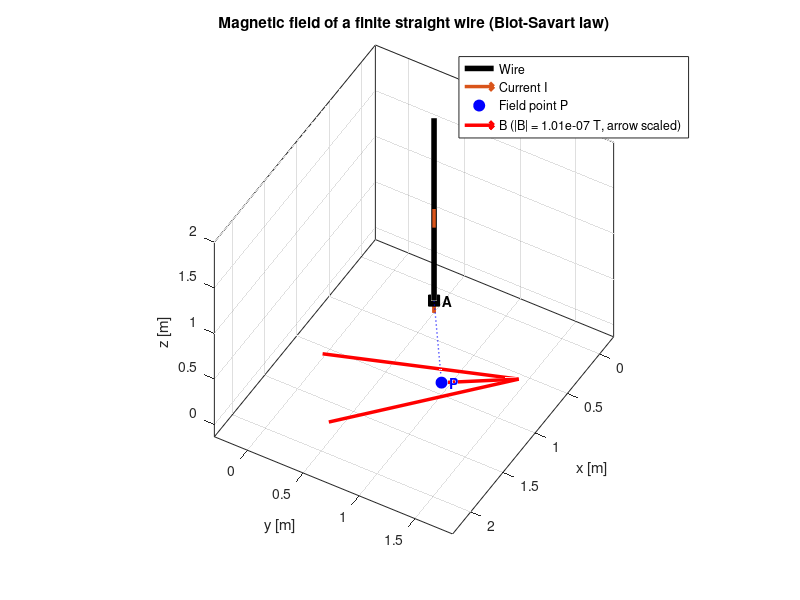

Here is the MATLAB script that generated this plot:
%% ========================================================================
%  BIOT-SAVART LAW: MAGNETIC FIELD OF A FINITE STRAIGHT CONDUCTOR
%  ------------------------------------------------------------------------
%  A straight wire of length l carries current I and is parallel to the
%  z-axis. Point A = (Ax,Ay,Az) is the LOWER END of the wire, so the wire
%  runs from (Ax,Ay,Az) to (Ax,Ay,Az+l). Current flows in the +z direction.
%  (To use A as the wire's midpoint, see the note in Section 2.)
%
%  The field B at P = (Px,Py,Pz) is computed:
%     (a) numerically, by summing the Biot-Savart contribution of many
%         small current elements, and
%     (b) analytically (closed form), as a cross-check.
%  The result is drawn in 3D with quiver3 (vector arrow).
%
%  Biot-Savart law:   dB = (mu0/4pi) * I * (dl x r) / |r|^3
%     dl : vector element of wire (along the current)
%     r  : vector from the current element to the field point P
% ========================================================================
clear; clc; close all;

%% 1. INPUT PARAMETERS (edit these) --------------------------------------
mu0 = 4*pi*1e-7;          % Permeability of free space [T*m/A]
I   = 1;                 % Current [A]
l   = 2;                  % Wire length [m]

A = [0.25, 0.5, 0];            % Wire start point A = (Ax, Ay, Az) [m]
P = [1, 1, 0];      % Field point P = (Px, Py, Pz) [m]

N = 2000;                 % Number of wire segments for numerical integration

%% 2. WIRE GEOMETRY ------------------------------------------------------
% Wire runs parallel to z: from A to A + [0 0 l].
zStart = A(3);
zEnd   = A(3) + l;
% NOTE: for A at the wire's CENTER use instead:
%   zStart = A(3) - l/2;   zEnd = A(3) + l/2;

% Divide the wire into N segments; use segment midpoints as source points
edges = linspace(zStart, zEnd, N+1);       % segment boundaries
zMid  = (edges(1:end-1) + edges(2:end))/2; % midpoint z of each segment
dz    = l / N;                             % length of each segment

src = [A(1)*ones(N,1), A(2)*ones(N,1), zMid(:)];  % N x 3 source positions
dl  = repmat([0, 0, dz], N, 1);                   % N x 3 vector elements dl
                                                  % (+z = current direction)

%% 3. NUMERICAL BIOT-SAVART SUM ------------------------------------------
r      = P - src;                          % vector from each element to P (N x 3)
rmag   = sqrt(sum(r.^2, 2));               % |r| for each element (N x 1)

if any(rmag < 1e-9)
    error('Point P lies on the wire: field is singular there.');
end

dB = (mu0*I/(4*pi)) * cross(dl, r, 2) ./ rmag.^3;  % contribution of each element
B_num = sum(dB, 1);                        % total field (1 x 3) [T]

%% 4. ANALYTICAL CHECK ---------------------------------------------------
% Perpendicular distance from the wire axis to P
dx = P(1) - A(1);
dy = P(2) - A(2);
d  = hypot(dx, dy);

% z-coordinates of the wire ends measured relative to P
s1 = zStart - P(3);
s2 = zEnd   - P(3);

% Magnitude: B = mu0*I/(4*pi*d) * (sin(theta2) - sin(theta1))
B_mag_an = mu0*I/(4*pi*d) * ( s2/sqrt(s2^2 + d^2) - s1/sqrt(s1^2 + d^2) );

% Direction: azimuthal unit vector  phi_hat = z_hat x rho_hat
phi_hat = [-dy, dx, 0] / d;
B_an    = B_mag_an * phi_hat;              % 1 x 3 [T]

%% 5. DISPLAY RESULTS ----------------------------------------------------
fprintf('--- Magnetic field at P = (%.3f, %.3f, %.3f) m ---\n', P);
fprintf('Numerical  B = [%+.6e, %+.6e, %+.6e] T\n', B_num);
fprintf('Analytical B = [%+.6e, %+.6e, %+.6e] T\n', B_an);
fprintf('|B| (numerical)  = %.6e T\n', norm(B_num));
fprintf('|B| (analytical) = %.6e T\n', norm(B_an));
fprintf('Relative difference = %.2e\n', norm(B_num - B_an)/norm(B_an));

%% 6. 3D VISUALIZATION ---------------------------------------------------
figure('Color','w','Name','Biot-Savart: finite wire','Position',[100 100 800 650]);
hold on; grid on; box on;

% 6a. The wire (thick line) from A to its far end
wireEnd = [A(1), A(2), zEnd];
plot3([A(1) wireEnd(1)], [A(2) wireEnd(2)], [A(3) wireEnd(3)], ...
      'k-', 'LineWidth', 4, 'DisplayName', 'Wire');

% 6b. Arrow showing the current direction (+z) at the wire's middle
quiver3(A(1), A(2), (zStart+zEnd)/2 - 0.1*l, 0, 0, 0.2*l, 0, ...
        'Color', [0.85 0.33 0.10], 'LineWidth', 2.5, 'MaxHeadSize', 2, ...
        'DisplayName', 'Current I');

% 6c. Points A and P
plot3(A(1), A(2), A(3), 'ks', 'MarkerFaceColor', 'k', 'MarkerSize', 8, ...
      'HandleVisibility', 'off');
text(A(1), A(2), A(3), '  A', 'FontWeight', 'bold');
plot3(P(1), P(2), P(3), 'bo', 'MarkerFaceColor', 'b', 'MarkerSize', 8, ...
      'DisplayName', 'Field point P');
text(P(1), P(2), P(3), '  P', 'FontWeight', 'bold', 'Color', 'b');

% 6d. Dashed line from the wire axis to P (perpendicular distance d)
plot3([A(1) P(1)], [A(2) P(2)], [P(3) P(3)], 'b:', 'LineWidth', 1, ...
      'HandleVisibility', 'off');

% 6e. Magnetic field vector at P.
%     B is tiny (microtesla scale), so scale the arrow to ~30% of the wire
%     length for visibility. Only the DIRECTION and relative size matter.
scale = 0.3 * l / norm(B_num);
quiver3(P(1), P(2), P(3), B_num(1)*scale, B_num(2)*scale, B_num(3)*scale, ...
        0, 'Color', 'r', 'LineWidth', 2.5, 'MaxHeadSize', 1.5, ...
        'DisplayName', sprintf('B (|B| = %.2e T, arrow scaled)', norm(B_num)));

% 6f. Labels and appearance
xlabel('x [m]'); ylabel('y [m]'); zlabel('z [m]');
title('Magnetic field of a finite straight wire (Biot-Savart law)');
legend('Location', 'northeast');
axis equal; view(35, 25);
hold off;

% Thêm 
view(120,45)
